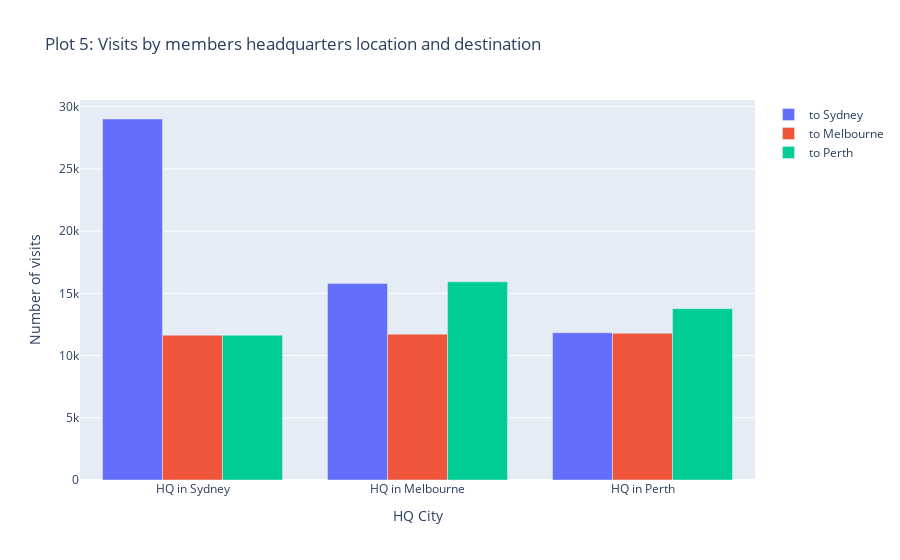

Write notebook code for a chart like this one.
### Code cell
# create a temp df for plotly:
plot5 = df.groupby('headquarter_location')[['visits_sydney','visits_melbourne','visits_perth']].sum().sort_values('visits_sydney',ascending=False)

labels_x = ['HQ in Sydney', 'HQ in Melbourne', 'HQ in Perth']
fig = go.Figure(data=[
    go.Bar(name='to Sydney', x=labels_x, y=plot5['visits_sydney']),
    go.Bar(name='to Melbourne', x=labels_x, y=plot5['visits_melbourne']),
    go.Bar(name='to Perth', x=labels_x, y=plot5['visits_perth']),
])

fig.update_layout(
    title='Plot 5: Visits by members headquarters location and destination',
    yaxis=dict(title='Number of visits'),
    xaxis=dict(title='HQ City'),
    barmode='group'
)
fig.show()

### Figure 1 — Plotly figure (JSON) as saved in the notebook; plotly's stock layout.template omitted (floating-point values rounded to 4 significant figures)
{"data": [{"name": "to Sydney", "type": "bar", "x": ["HQ in Sydney", "HQ in Melbourne", "HQ in Perth"], "y": [29014, 15801, 11836]}, {"name": "to Melbourne", "type": "bar", "x": ["HQ in Sydney", "HQ in Melbourne", "HQ in Perth"], "y": [11638, 11724, 11787]}, {"name": "to Perth", "type": "bar", "x": ["HQ in Sydney", "HQ in Melbourne", "HQ in Perth"], "y": [11637, 15931, 13773]}], "layout": {"barmode": "group", "title": {"text": "Plot 5: Visits by members headquarters location and destination"}, "xaxis": {"title": {"text": "HQ City"}}, "yaxis": {"title": {"text": "Number of visits"}}}}
